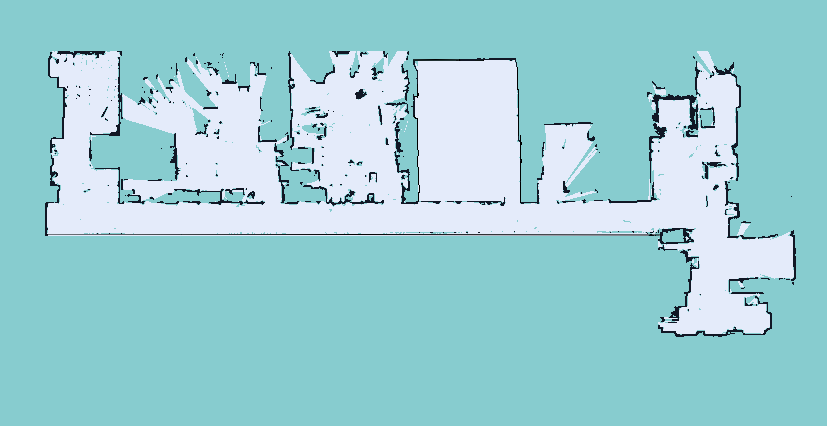
#> input picture grid_map/map_2F.png, 827 x 426 px
$ python -i main.py   (imports and definitions only)
#> lines starting #> are read from the running program, lines starting #| are printed output that depends on the picture; after the words box and inside, x2 and y2 are one past the last pixel; in counts of white or black regions, pixels touching at a corner belong together
import cv2
import numpy as np
import glob,os

UNKNOWN_AREA_MASK = (135,204,207) # (R,G,B)
EXCEPT_PIXEL_RANGE = 3
GRID_PATH = "./grid_map/"
MAINMAP_PATH = "./main_map/"
CROP_PATH = "./cropped_map/"
ISOMATRIC_PATH = "./isomatric_map/"
BLENDED_PATH = "./blended_map/"

grid = glob.glob(GRID_PATH+"*.png")
main_mapz = glob.glob(MAINMAP_PATH+"*.png")

def crop(path):
#> called with path = 'grid_map/map_2F.png'
    img = cv2.imread(path)
#> img is the input picture: shape (426, 827, 3); mean B, G, R 213.4, 207.2, 155.1

    # copy
    copy = img.copy()

    # except pixel crop
    pure = copy[EXCEPT_PIXEL_RANGE:img.shape[0] - EXCEPT_PIXEL_RANGE,
                EXCEPT_PIXEL_RANGE:img.shape[1] - EXCEPT_PIXEL_RANGE]
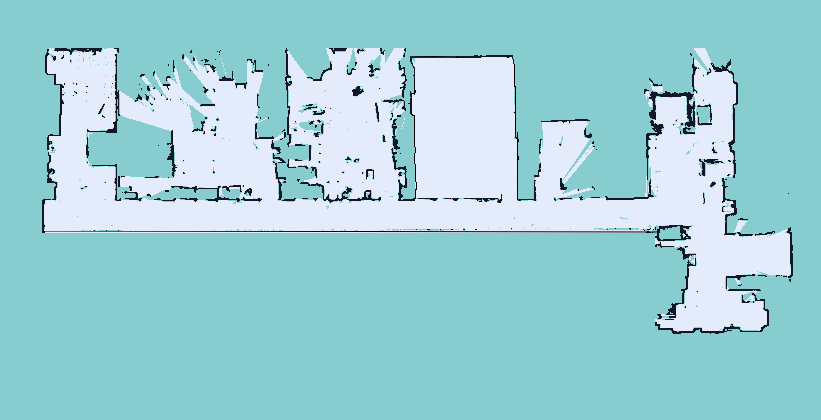
#> pure: shape (420, 821, 3); mean B, G, R 213.5, 207.2, 155.5

    # bgr channel split
    b, g, r = cv2.split(pure)
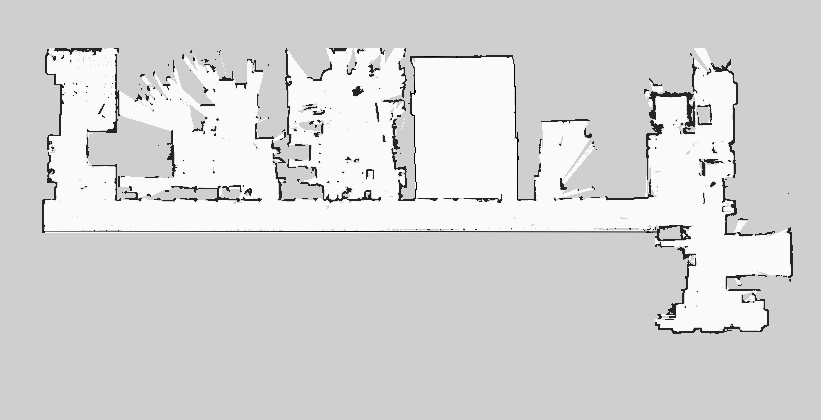
#> b: shape (420, 821); min 0, max 250, mean 213.5
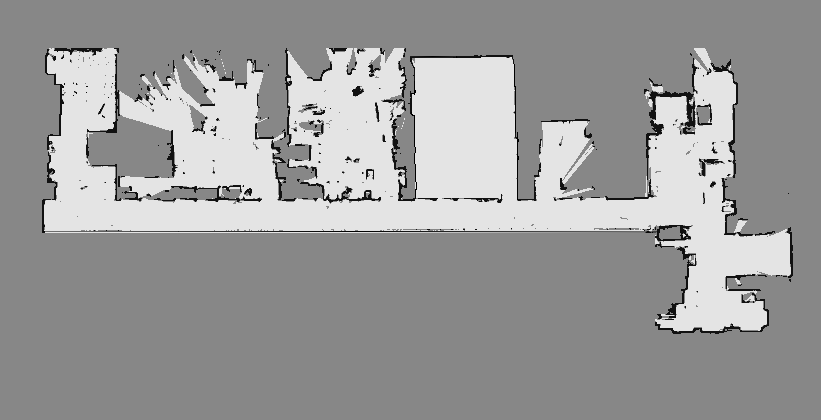
#> r: shape (420, 821); min 0, max 228, mean 155.5

    # mask
    mask = (r == 135) & (g == 204) & (b == 207)
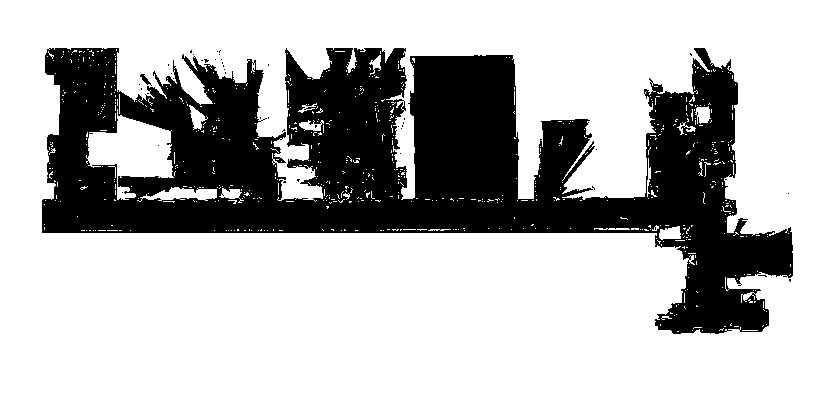
#> mask: shape (420, 821) bool; 72.1% white; 44 black regions (42 under 20 px), largest, box (x1, y1, x2, y2) and area: (42, 48, 793, 334) 95887, (140, 74, 152, 86) 51
    pure[mask] = [0, 0, 0]
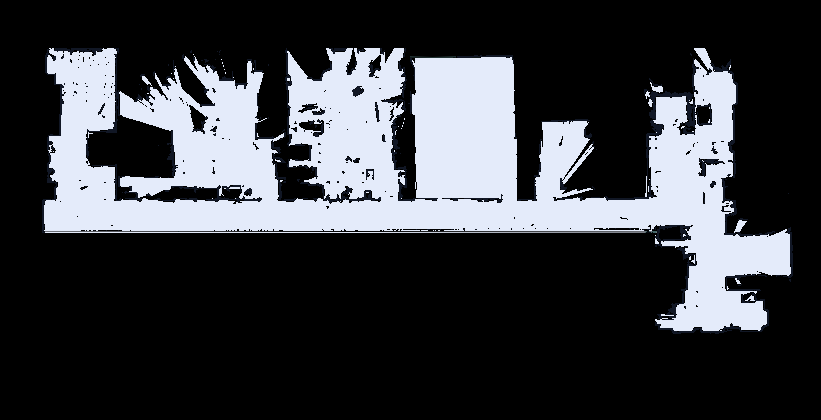
#> pure: shape (420, 821, 3); mean B, G, R 64.2, 60.1, 58.1

    gray = cv2.cvtColor(pure, cv2.COLOR_BGR2GRAY)
    _, mask = cv2.threshold(gray, 100, 255, cv2.THRESH_BINARY)
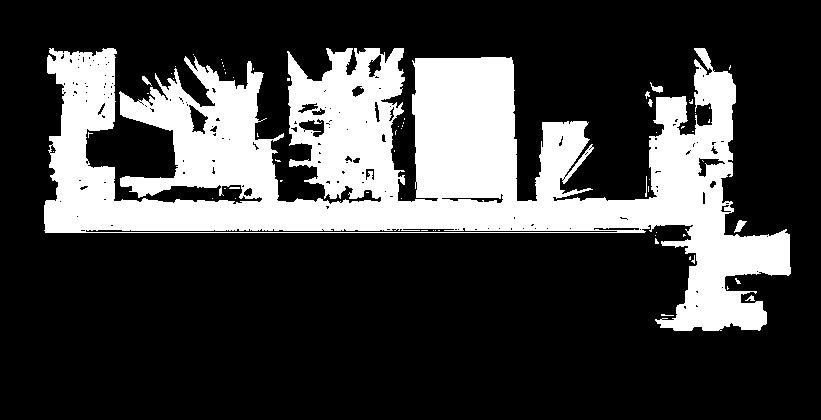
#> mask: shape (420, 821); 25.3% white; 64 white regions (55 under 20 px), largest, box (x1, y1, x2, y2) and area: (44, 48, 791, 331) 86794, (734, 220, 747, 233) 81, (650, 82, 663, 93) 63

    coords = cv2.findNonZero(mask)
#> coords = contour of 87324 points, box (x1, y1, x2, y2) (44, 48, 791, 331), area 29025

    # bbox
    crop_range = cv2.boundingRect(coords)
#> crop_range = (44, 48, 747, 283)

    # crop
    x, y, w, h = crop_range
#> x = 44; y = 48; w = 747; h = 283
    cropped_img = pure[y:y+h,
                        x:x+w]
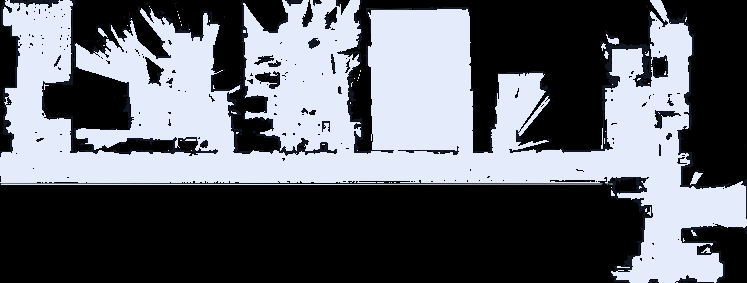
#> cropped_img: shape (283, 747, 3); mean B, G, R 104.6, 97.9, 94.8
    # cropped_img = img[y+EXCEPT_PIXEL_RANGE:y+h+EXCEPT_PIXEL_RANGE,
    #                 x+EXCEPT_PIXEL_RANGE:x+w+EXCEPT_PIXEL_RANGE]


    return cropped_img

# [120 lines left out: functions isomatric_trancefrom, alpha_blend, main_process, not called in this run]
        ###############

>>> result = crop('grid_map/map_2F.png')
